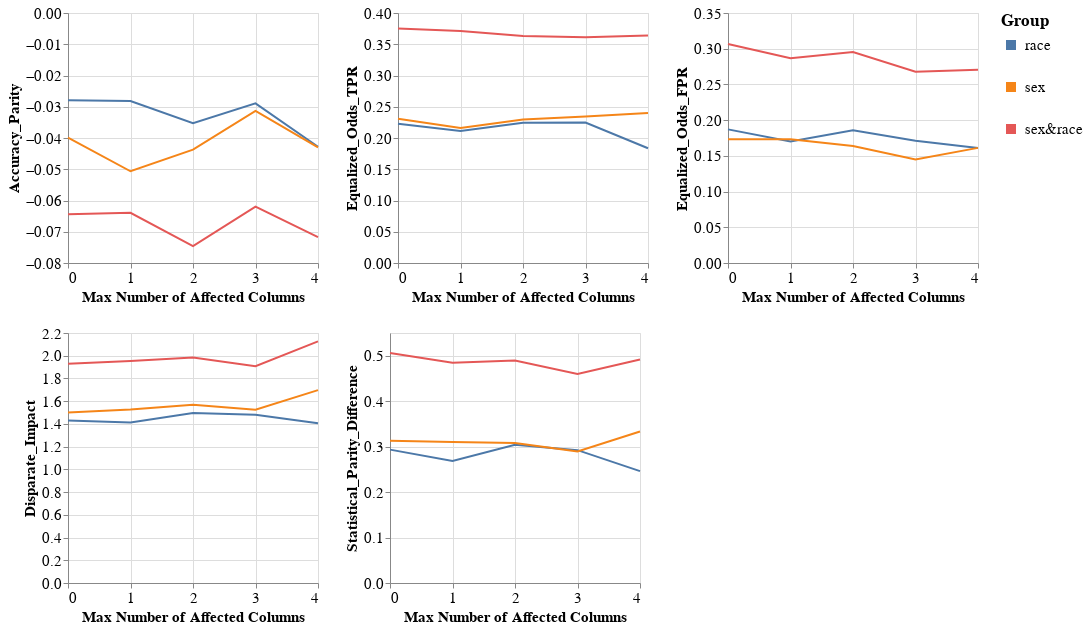

This figure's notebook cell:
### Code cell
visualizer.create_groups_grid_pct_lines_plot(model_name=MODEL_NAMES[0],
                                             target_preprocessing_technique=PREPROCESSING_TECHNIQUES[0],
                                             group_metrics_type='fairness',
                                             mode='max_num_columns')

### Figure 1 — Vega-Lite specification as saved in the notebook (floating-point values rounded to 4 significant figures)
{"config": {"view": {"continuousWidth": 400, "continuousHeight": 300}, "axis": {"labelFontSize": 15, "titleFontSize": 15}, "legend": {"labelFontSize": 15, "symbolStrokeWidth": 10, "titleFontSize": 17}, "title": {"fontSize": 15}}, "vconcat": [{"hconcat": [{"mark": "line", "encoding": {"color": {"field": "Group", "type": "nominal"}, "x": {"axis": {"tickMinStep": 1}, "field": "Percentage", "title": "Max Number of Affected Columns", "type": "quantitative"}, "y": {"field": "Metric_Value", "title": "Accuracy_Parity", "type": "quantitative"}}, "height": 250, "width": 250}, {"data": {"name": "data-e745e98d37e6cceee2f62e4986c3726f"}, "mark": "line", "encoding": {"color": {"field": "Group", "type": "nominal"}, "x": {"axis": {"tickMinStep": 1}, "field": "Percentage", "title": "Max Number of Affected Columns", "type": "quantitative"}, "y": {"field": "Metric_Value", "title": "Equalized_Odds_TPR", "type": "quantitative"}}, "height": 250, "width": 250}, {"data": {"name": "data-4134e2911b276faf57b0ce9a60730029"}, "mark": "line", "encoding": {"color": {"field": "Group", "type": "nominal"}, "x": {"axis": {"tickMinStep": 1}, "field": "Percentage", "title": "Max Number of Affected Columns", "type": "quantitative"}, "y": {"field": "Metric_Value", "title": "Equalized_Odds_FPR", "type": "quantitative"}}, "height": 250, "width": 250}]}, {"hconcat": [{"mark": "line", "encoding": {"color": {"field": "Group", "type": "nominal"}, "x": {"axis": {"tickMinStep": 1}, "field": "Percentage", "title": "Max Number of Affected Columns", "type": "quantitative"}, "y": {"field": "Metric_Value", "title": "Disparate_Impact", "type": "quantitative"}}, "height": 250, "width": 250}, {"data": {"name": "data-0a4d55ece8c29532746fb36fec2f5196"}, "mark": "line", "encoding": {"color": {"field": "Group", "type": "nominal"}, "x": {"axis": {"tickMinStep": 1}, "field": "Percentage", "title": "Max Number of Affected Columns", "type": "quantitative"}, "y": {"field": "Metric_Value", "title": "Statistical_Parity_Difference", "type": "quantitative"}}, "height": 250, "width": 250}], "data": {"name": "data-8889da32747f3e982c9f63ea422dfff2"}}], "data": {"name": "data-aee54d9818ab71a6ac915b82dacffea5"}, "$schema": "https://vega.github.io/schema/vega-lite/v4.17.0.json", "datasets": {"data-aee54d9818ab71a6ac915b82dacffea5": [{"Model_Name": "DecisionTreeClassifier", "Metric": "Accuracy_Parity", "Group": "race", "Metric_Value": -0.02791, "Percentage": 0.0}, {"Model_Name": "DecisionTreeClassifier", "Metric": "Accuracy_Parity", "Group": "sex", "Metric_Value": -0.03988, "Percentage": 0.0}, {"Model_Name": "DecisionTreeClassifier", "Metric": "Accuracy_Parity", "Group": "sex&race", "Metric_Value": -0.06442, "Percentage": 0.0}, {"Model_Name": "DecisionTreeClassifier", "Metric": "Accuracy_Parity", "Group": "race", "Metric_Value": -0.02816, "Percentage": 1.0}, {"Model_Name": "DecisionTreeClassifier", "Metric": "Accuracy_Parity", "Group": "sex", "Metric_Value": -0.05065, "Percentage": 1.0}, {"Model_Name": "DecisionTreeClassifier", "Metric": "Accuracy_Parity", "Group": "sex&race", "Metric_Value": -0.06395, "Percentage": 1.0}, {"Model_Name": "DecisionTreeClassifier", "Metric": "Accuracy_Parity", "Group": "race", "Metric_Value": -0.03524, "Percentage": 2.0}, {"Model_Name": "DecisionTreeClassifier", "Metric": "Accuracy_Parity", "Group": "sex", "Metric_Value": -0.04372, "Percentage": 2.0}, {"Model_Name": "DecisionTreeClassifier", "Metric": "Accuracy_Parity", "Group": "sex&race", "Metric_Value": -0.07459, "Percentage": 2.0}, {"Model_Name": "DecisionTreeClassifier", "Metric": "Accuracy_Parity", "Group": "race", "Metric_Value": -0.02891, "Percentage": 3.0}, {"Model_Name": "DecisionTreeClassifier", "Metric": "Accuracy_Parity", "Group": "sex", "Metric_Value": -0.03131, "Percentage": 3.0}, {"Model_Name": "DecisionTreeClassifier", "Metric": "Accuracy_Parity", "Group": "sex&race", "Metric_Value": -0.06195, "Percentage": 3.0}, {"Model_Name": "DecisionTreeClassifier", "Metric": "Accuracy_Parity", "Group": "race", "Metric_Value": -0.0428, "Percentage": 4.0}, {"Model_Name": "DecisionTreeClassifier", "Metric": "Accuracy_Parity", "Group": "sex", "Metric_Value": -0.04301, "Percentage": 4.0}, {"Model_Name": "DecisionTreeClassifier", "Metric": "Accuracy_Parity", "Group": "sex&race", "Metric_Value": -0.07175, "Percentage": 4.0}], "data-e745e98d37e6cceee2f62e4986c3726f": [{"Model_Name": "DecisionTreeClassifier", "Metric": "Equalized_Odds_TPR", "Group": "race", "Metric_Value": 0.2227, "Percentage": 0.0}, {"Model_Name": "DecisionTreeClassifier", "Metric": "Equalized_Odds_TPR", "Group": "sex", "Metric_Value": 0.2308, "Percentage": 0.0}, {"Model_Name": "DecisionTreeClassifier", "Metric": "Equalized_Odds_TPR", "Group": "sex&race", "Metric_Value": 0.3751, "Percentage": 0.0}, {"Model_Name": "DecisionTreeClassifier", "Metric": "Equalized_Odds_TPR", "Group": "race", "Metric_Value": 0.2111, "Percentage": 1.0}, {"Model_Name": "DecisionTreeClassifier", "Metric": "Equalized_Odds_TPR", "Group": "sex", "Metric_Value": 0.2162, "Percentage": 1.0}, {"Model_Name": "DecisionTreeClassifier", "Metric": "Equalized_Odds_TPR", "Group": "sex&race", "Metric_Value": 0.371, "Percentage": 1.0}, {"Model_Name": "DecisionTreeClassifier", "Metric": "Equalized_Odds_TPR", "Group": "race", "Metric_Value": 0.2245, "Percentage": 2.0}, {"Model_Name": "DecisionTreeClassifier", "Metric": "Equalized_Odds_TPR", "Group": "sex", "Metric_Value": 0.2297, "Percentage": 2.0}, {"Model_Name": "DecisionTreeClassifier", "Metric": "Equalized_Odds_TPR", "Group": "sex&race", "Metric_Value": 0.3633, "Percentage": 2.0}, {"Model_Name": "DecisionTreeClassifier", "Metric": "Equalized_Odds_TPR", "Group": "race", "Metric_Value": 0.2246, "Percentage": 3.0}, {"Model_Name": "DecisionTreeClassifier", "Metric": "Equalized_Odds_TPR", "Group": "sex", "Metric_Value": 0.2343, "Percentage": 3.0}, {"Model_Name": "DecisionTreeClassifier", "Metric": "Equalized_Odds_TPR", "Group": "sex&race", "Metric_Value": 0.361, "Percentage": 3.0}, {"Model_Name": "DecisionTreeClassifier", "Metric": "Equalized_Odds_TPR", "Group": "race", "Metric_Value": 0.1836, "Percentage": 4.0}, {"Model_Name": "DecisionTreeClassifier", "Metric": "Equalized_Odds_TPR", "Group": "sex", "Metric_Value": 0.2402, "Percentage": 4.0}, {"Model_Name": "DecisionTreeClassifier", "Metric": "Equalized_Odds_TPR", "Group": "sex&race", "Metric_Value": 0.3641, "Percentage": 4.0}], "data-4134e2911b276faf57b0ce9a60730029": [{"Model_Name": "DecisionTreeClassifier", "Metric": "Equalized_Odds_FPR", "Group": "race", "Metric_Value": 0.1871, "Percentage": 0.0}, {"Model_Name": "DecisionTreeClassifier", "Metric": "Equalized_Odds_FPR", "Group": "sex", "Metric_Value": 0.1733, "Percentage": 0.0}, {"Model_Name": "DecisionTreeClassifier", "Metric": "Equalized_Odds_FPR", "Group": "sex&race", "Metric_Value": 0.3066, "Percentage": 0.0}, {"Model_Name": "DecisionTreeClassifier", "Metric": "Equalized_Odds_FPR", "Group": "race", "Metric_Value": 0.17, "Percentage": 1.0}, {"Model_Name": "DecisionTreeClassifier", "Metric": "Equalized_Odds_FPR", "Group": "sex", "Metric_Value": 0.1734, "Percentage": 1.0}, {"Model_Name": "DecisionTreeClassifier", "Metric": "Equalized_Odds_FPR", "Group": "sex&race", "Metric_Value": 0.2867, "Percentage": 1.0}, {"Model_Name": "DecisionTreeClassifier", "Metric": "Equalized_Odds_FPR", "Group": "race", "Metric_Value": 0.1858, "Percentage": 2.0}, {"Model_Name": "DecisionTreeClassifier", "Metric": "Equalized_Odds_FPR", "Group": "sex", "Metric_Value": 0.1638, "Percentage": 2.0}, {"Model_Name": "DecisionTreeClassifier", "Metric": "Equalized_Odds_FPR", "Group": "sex&race", "Metric_Value": 0.2953, "Percentage": 2.0}, {"Model_Name": "DecisionTreeClassifier", "Metric": "Equalized_Odds_FPR", "Group": "race", "Metric_Value": 0.1711, "Percentage": 3.0}, {"Model_Name": "DecisionTreeClassifier", "Metric": "Equalized_Odds_FPR", "Group": "sex", "Metric_Value": 0.1448, "Percentage": 3.0}, {"Model_Name": "DecisionTreeClassifier", "Metric": "Equalized_Odds_FPR", "Group": "sex&race", "Metric_Value": 0.2678, "Percentage": 3.0}, {"Model_Name": "DecisionTreeClassifier", "Metric": "Equalized_Odds_FPR", "Group": "race", "Metric_Value": 0.161, "Percentage": 4.0}, {"Model_Name": "DecisionTreeClassifier", "Metric": "Equalized_Odds_FPR", "Group": "sex", "Metric_Value": 0.1612, "Percentage": 4.0}, {"Model_Name": "DecisionTreeClassifier", "Metric": "Equalized_Odds_FPR", "Group": "sex&race", "Metric_Value": 0.2705, "Percentage": 4.0}], "data-8889da32747f3e982c9f63ea422dfff2": [{"Model_Name": "DecisionTreeClassifier", "Metric": "Disparate_Impact", "Group": "race", "Metric_Value": 1.431, "Percentage": 0.0}, {"Model_Name": "DecisionTreeClassifier", "Metric": "Disparate_Impact", "Group": "sex", "Metric_Value": 1.5, "Percentage": 0.0}, {"Model_Name": "DecisionTreeClassifier", "Metric": "Disparate_Impact", "Group": "sex&race", "Metric_Value": 1.93, "Percentage": 0.0}, {"Model_Name": "DecisionTreeClassifier", "Metric": "Disparate_Impact", "Group": "race", "Metric_Value": 1.413, "Percentage": 1.0}, {"Model_Name": "DecisionTreeClassifier", "Metric": "Disparate_Impact", "Group": "sex", "Metric_Value": 1.528, "Percentage": 1.0}, {"Model_Name": "DecisionTreeClassifier", "Metric": "Disparate_Impact", "Group": "sex&race", "Metric_Value": 1.954, "Percentage": 1.0}, {"Model_Name": "DecisionTreeClassifier", "Metric": "Disparate_Impact", "Group": "race", "Metric_Value": 1.495, "Percentage": 2.0}, {"Model_Name": "DecisionTreeClassifier", "Metric": "Disparate_Impact", "Group": "sex", "Metric_Value": 1.569, "Percentage": 2.0}, {"Model_Name": "DecisionTreeClassifier", "Metric": "Disparate_Impact", "Group": "sex&race", "Metric_Value": 1.984, "Percentage": 2.0}, {"Model_Name": "DecisionTreeClassifier", "Metric": "Disparate_Impact", "Group": "race", "Metric_Value": 1.481, "Percentage": 3.0}, {"Model_Name": "DecisionTreeClassifier", "Metric": "Disparate_Impact", "Group": "sex", "Metric_Value": 1.525, "Percentage": 3.0}, {"Model_Name": "DecisionTreeClassifier", "Metric": "Disparate_Impact", "Group": "sex&race", "Metric_Value": 1.908, "Percentage": 3.0}, {"Model_Name": "DecisionTreeClassifier", "Metric": "Disparate_Impact", "Group": "race", "Metric_Value": 1.405, "Percentage": 4.0}, {"Model_Name": "DecisionTreeClassifier", "Metric": "Disparate_Impact", "Group": "sex", "Metric_Value": 1.698, "Percentage": 4.0}, {"Model_Name": "DecisionTreeClassifier", "Metric": "Disparate_Impact", "Group": "sex&race", "Metric_Value": 2.126, "Percentage": 4.0}], "data-0a4d55ece8c29532746fb36fec2f5196": [{"Model_Name": "DecisionTreeClassifier", "Metric": "Statistical_Parity_Difference", "Group": "race", "Metric_Value": 0.2934, "Percentage": 0.0}, {"Model_Name": "DecisionTreeClassifier", "Metric": "Statistical_Parity_Difference", "Group": "sex", "Metric_Value": 0.3128, "Percentage": 0.0}, {"Model_Name": "DecisionTreeClassifier", "Metric": "Statistical_Parity_Difference", "Group": "sex&race", "Metric_Value": 0.5062, "Percentage": 0.0}, {"Model_Name": "DecisionTreeClassifier", "Metric": "Statistical_Parity_Difference", "Group": "race", "Metric_Value": 0.2683, "Percentage": 1.0}, {"Model_Name": "DecisionTreeClassifier", "Metric": "Statistical_Parity_Difference", "Group": "sex", "Metric_Value": 0.3103, "Percentage": 1.0}, {"Model_Name": "DecisionTreeClassifier", "Metric": "Statistical_Parity_Difference", "Group": "sex&race", "Metric_Value": 0.4846, "Percentage": 1.0}, {"Model_Name": "DecisionTreeClassifier", "Metric": "Statistical_Parity_Difference", "Group": "race", "Metric_Value": 0.3043, "Percentage": 2.0}, {"Model_Name": "DecisionTreeClassifier", "Metric": "Statistical_Parity_Difference", "Group": "sex", "Metric_Value": 0.3077, "Percentage": 2.0}, {"Model_Name": "DecisionTreeClassifier", "Metric": "Statistical_Parity_Difference", "Group": "sex&race", "Metric_Value": 0.4894, "Percentage": 2.0}, {"Model_Name": "DecisionTreeClassifier", "Metric": "Statistical_Parity_Difference", "Group": "race", "Metric_Value": 0.2923, "Percentage": 3.0}, {"Model_Name": "DecisionTreeClassifier", "Metric": "Statistical_Parity_Difference", "Group": "sex", "Metric_Value": 0.2894, "Percentage": 3.0}, {"Model_Name": "DecisionTreeClassifier", "Metric": "Statistical_Parity_Difference", "Group": "sex&race", "Metric_Value": 0.4601, "Percentage": 3.0}, {"Model_Name": "DecisionTreeClassifier", "Metric": "Statistical_Parity_Difference", "Group": "race", "Metric_Value": 0.2462, "Percentage": 4.0}, {"Model_Name": "DecisionTreeClassifier", "Metric": "Statistical_Parity_Difference", "Group": "sex", "Metric_Value": 0.3334, "Percentage": 4.0}, {"Model_Name": "DecisionTreeClassifier", "Metric": "Statistical_Parity_Difference", "Group": "sex&race", "Metric_Value": 0.4915, "Percentage": 4.0}]}}
